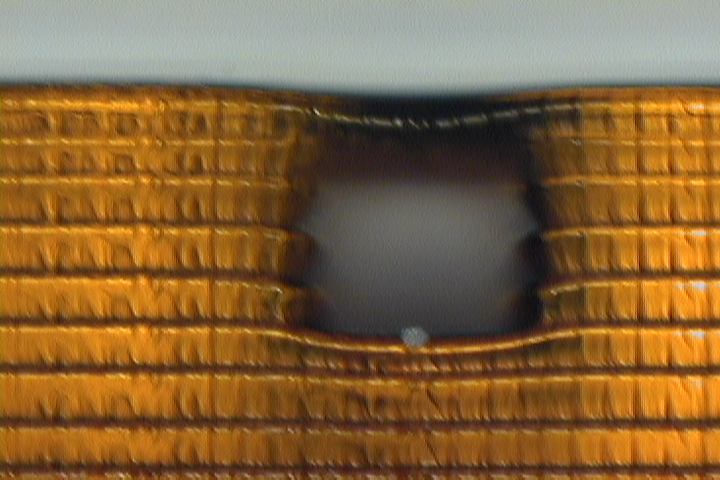
#> input picture imageproc/140504_try_opencv/150501_design4_6x4pix.png, 720 x 480 px
$ jupyter execute 150504_try_opencv_fail.ipynb   (shell and % lines are left out)
#> lines starting #> are read from the running program, lines starting #| are printed output that depends on the picture
[cell 1]
import numpy as np
import cv2
cv2.__version__
#import matplotlib.pyplot as plt

[cell 2]
import matplotlib.pyplot as plt

[cell 3]
# Load an color image in grayscale
imggray = cv2.imread('150501_design4_6x4pix.png',0)
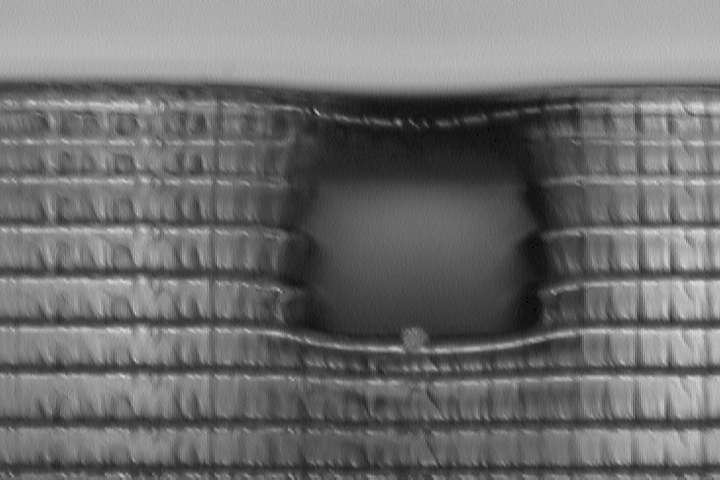
#> imggray: shape (480, 720); min 0, max 220, mean 110.4

[cell 4]
imggray.shape
#> Out = (480, 720)
